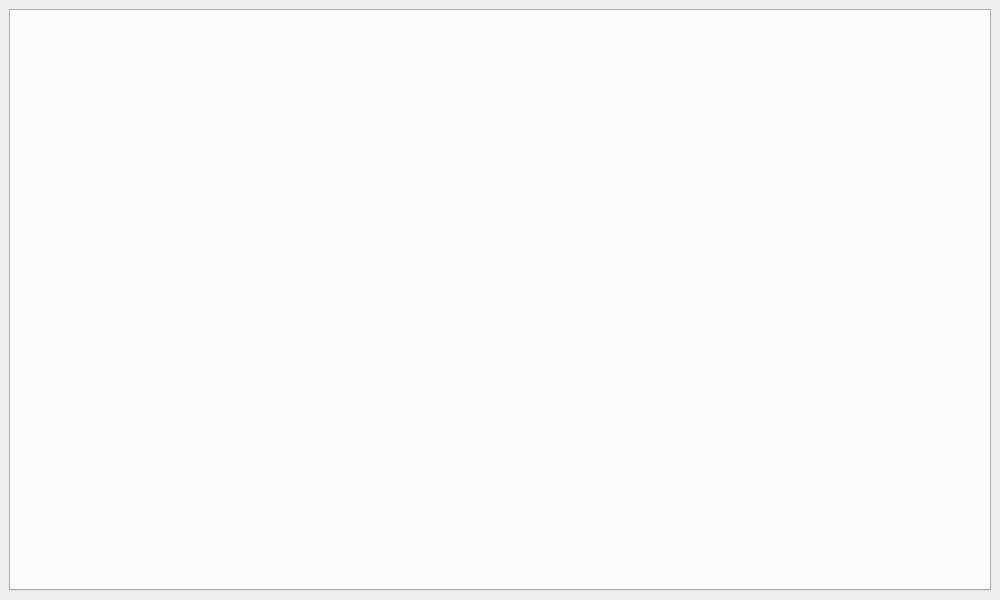
<?xml version="1.0" encoding="UTF-8"?>
<ui version="4.0">
 <class>MainWindow</class>
 <widget class="QMainWindow" name="MainWindow">
  <property name="geometry">
   <rect>
    <x>0</x>
    <y>0</y>
    <width>1000</width>
    <height>600</height>
   </rect>
  </property>
  <property name="windowTitle">
   <string>АИС Учёт телепередач</string>
  </property>
  <widget class="QWidget" name="centralwidget">
   <layout class="QVBoxLayout" name="verticalLayout">
    <item>
     <widget class="QTabWidget" name="tabWidget"/>
    </item>
   </layout>
  </widget>
 </widget>
 <resources/>
 <connections/>
</ui>
